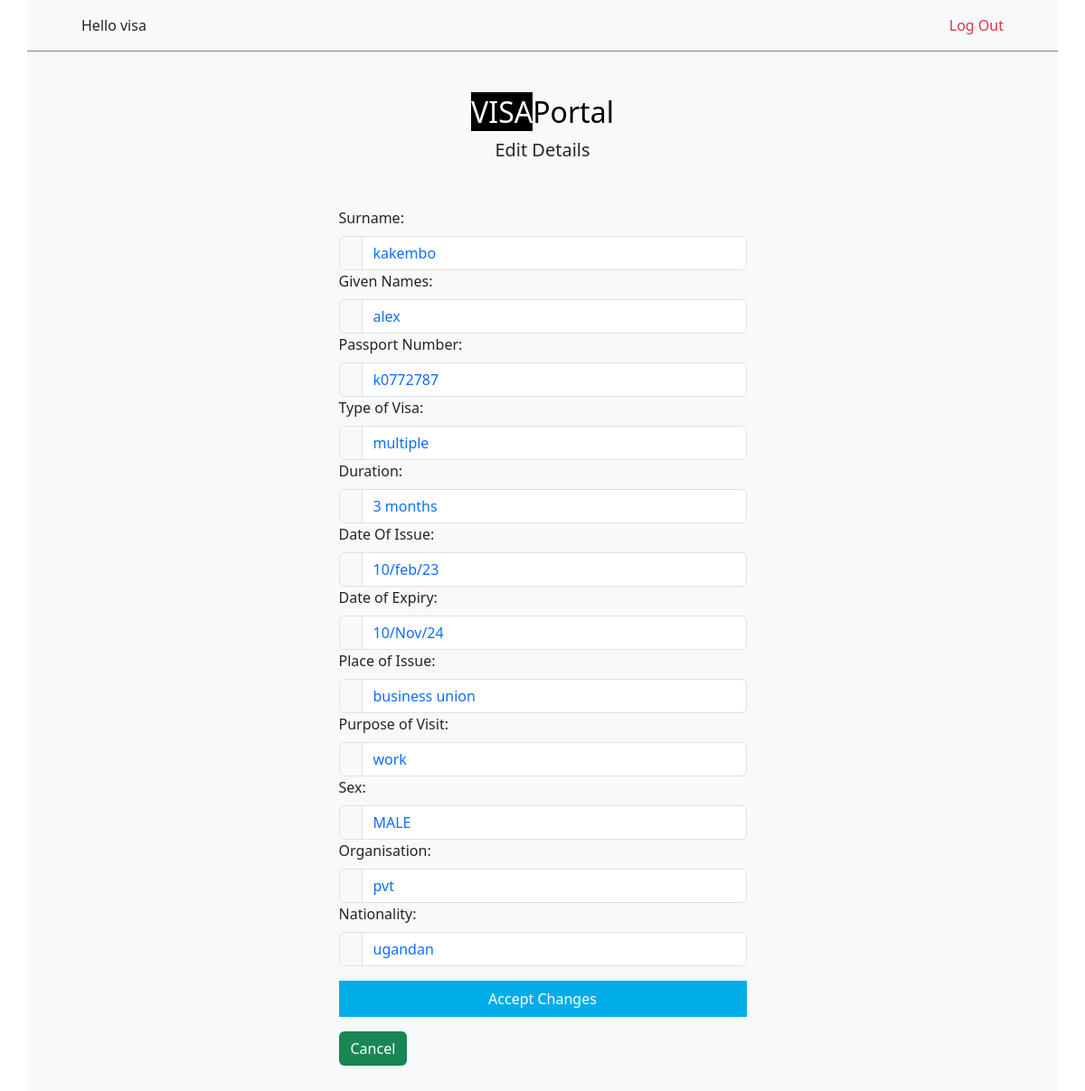
The page /admin_visa_portal/edit.php?id=23 (signed in) on the database its author committed.
### tables this page shows
CREATE TABLE `tasks` (
  `id` int(11) NOT NULL,
  `surname` varchar(50) NOT NULL,
  `givenname` varchar(50) NOT NULL,
  `passportnumber` varchar(100) NOT NULL,
  `typeofvisa` varchar(100) NOT NULL,
  `duration` varchar(100) NOT NULL,
  `dateofissue` varchar(100) NOT NULL,
  `dateofexpiry` varchar(50) NOT NULL,
  `placeofissue` varchar(100) NOT NULL,
  `purposeofvisit` varchar(255) NOT NULL,
  `sex` varchar(10) NOT NULL,
  `organisation` varchar(100) NOT NULL,
  `nationality` varchar(50) NOT NULL
);

### admin_visa_portal/edit.php (the view, shortened to what this page needs)
<?php
require_once '../configarations/db_connection.php';
if (isset($_GET['id'])) {
    $id = $_GET['id'];
    $sql = "SELECT * FROM tasks WHERE id = $id";
    $result = mysqli_query($conn, $sql);
    $tasks = mysqli_fetch_assoc($result);
}else{
    header('location: tasks.php');
    die();
}
$surname = $tasks['surname'];
$givenname = $tasks['givenname'];
$passportnumber = $tasks['passportnumber'];
$typeofvisa = $tasks['typeofvisa'];
$duration = $tasks['duration'];
$dateofissue = $tasks['dateofissue'];
$dateofexpiry = $tasks['dateofexpiry'];
$placeofissue = $tasks['placeofissue'];
$purposeofvisit = $tasks['purposeofvisit'];
$organisation = $tasks['organisation'];
$nationality = $tasks['nationality'];
?>
<!DOCTYPE html>
<html lang="en">
<head>
    <link href="../css/main.min.css" rel="stylesheet">
    <link rel="stylesheet" href="../css/styles.css">
</head>
<body class="index">
    <nav class="head container py-3 bg-light">
        <div class="row align-content-center px-5">
            <div class="col-9 ">
                <a class="navbar-brand h1" href="#">Hello <?php echo $_SESSION['user_logged_in']; ?></a>
            </div>
            <div class="col-3 text-end ">
                <a class="navbar-brand lead text-danger h1" href="../configarations/logout.php">Log Out</a>
            </div>
        </div>
    </nav>
    <div class="container bg-light">
        <div class="row justify-content-around align-items-center py-5">
            <div class="col-10 col-md-5 mx-5">
                <a style="text-decoration: none; color: black" href="welcome.php">
                    <h2 class="text-center"><span>VISA</span>Portal</h2>
                </a>
                <div class="lead text-center">Edit Details</div>
                <form action="../configarations/editlogic.php" class="my-5" method="POST">
                    <label for="" class="form-label">Surname:</label>
                    <div class="input-group">
                        <span class="input-group-text">
                        </span>
                        <input value="<?php echo $surname; ?>" type="text" name="surname" class="form-control text-primary" placeholder="ZEROM">
                    </div>
                    <label for="" class="form-label">Given Names:</label>
                    <div class="input-group">
                        <span class="input-group-text">
                        </span>
                        <input type="text" value="<?php echo $givenname; ?>" name="givenname" class="form-control text-primary" placeholder="ASMEROM HAGOS">
                    </div>
                    <label for="" class="form-label">Passport Number:</label>
                    <div class="input-group">
                        <span class="input-group-text">
                        </span>
                        <input type="text" value="<?php echo $passportnumber; ?>" name="passportnumber" class="form-control text-primary" placeholder="K0671165">
                    </div>
                    <label for="" class="form-label">Type of Visa:</label>
                    <div class="input-group">
                        <span class="input-group-text">
                        </span>
                        <input type="text" value="<?php echo $typeofvisa; ?>" name="typeofvisa" class="form-control text-primary" placeholder="MULTIPLE">
                    </div>
                    <label for="" class="form-label">Duration:</label>
                    <div class="input-group">
                        <span class="input-group-text">
                        </span>
                        <input type="text" value="<?php echo $duration; ?>" name="duration" class="form-control text-primary" placeholder="3 MONTHS">
                    </div>
                    <label for="" class="form-label">Date Of Issue:</label>
                    <div class="input-group">
                        <span class="input-group-text">
                        </span>
                        <input type="text" value="<?php echo $dateofissue; ?>" name="dateofissue" class="form-control text-primary" placeholder="10/Nov/23 (Follow Date Format)">
                    </div>
                    <label for="" class="form-label">Date of Expiry:</label>
                    <div class="input-group">
                        <span class="input-group-text">
                        </span>
                        <input type="text" value="<?php echo $dateofexpiry; ?>" name="dateofexpiry" class="form-control text-primary" placeholder="10/Feb/24 (Follow Date Format)">
                    </div>
                    <label for="" class="form-label">Place of Issue:</label>
                    <div class="input-group">
                        <span class="input-group-text">
                        </span>
                        <input type="text" value="<?php echo $placeofissue; ?>" name="placeofissue" class="form-control text-primary" placeholder="BUSINESS UNION">
                    </div>
                    <label for="" class="form-label">Purpose of Visit:</label>
                    <div class="input-group">
                        <span class="input-group-text">
                        </span>
                        <input type="text" value="<?php echo $purposeofvisit; ?>" name="purposeofvisit" class="form-control text-primary" placeholder="WORK">
                    </div>
                    <label for="" class="form-label">Sex:</label>
                    <div class="input-group">
                        <span class="input-group-text">
                        </span>
                        <select name="sex" id="" class="form-control text-primary">
                            <option value="male">MALE</option>
                        </select>
                    </div>
                    <label for="" class="form-label">Organisation:</label>
                    <div class="input-group">
                        <span class="input-group-text">
                        </span>
                        <input value="<?php echo $organisation; ?>" type="text" name="organisation" class="form-control text-primary" placeholder="PVT">
                    </div>
                    <label for="" class="form-label">Nationality:</label>
                    <div class="input-group">
                        <span class="input-group-text">
                        </span>
                        <input type="text" value="<?php echo $nationality; ?>" name="nationality" class="form-control text-primary" placeholder="ERITREAN">
                    </div>
                    <input class="button mx-auto my-3" name="submit" type="submit" value="Accept Changes">
                    <a class="btn bg-success text-white" href="tasks.php">Cancel</a>
                </form>
            </div>
        </div>
    </div>
</body>
</html>

### css/styles.css (style rules this page uses)
.index { height: 100vh; box-sizing: border-box; }
span { background-color: black; color: white; }
.button { background-color: rgb(0, 172, 232); border: none; color: white; display: block; width: 100%; padding: 8px; }
.head { border-bottom: 1px solid grey; }

### rows shown on the page
tasks: surname "kakembo", givenname "alex", passportnumber "k0772787", typeofvisa "multiple", duration "3 months", dateofissue "10/feb/23", dateofexpiry "10/Nov/24", placeofissue "business union", purposeofvisit "work", organisation "pvt", nationality "ugandan"

### other values the page prints
$_SESSION['user_logged_in'] "visa"
